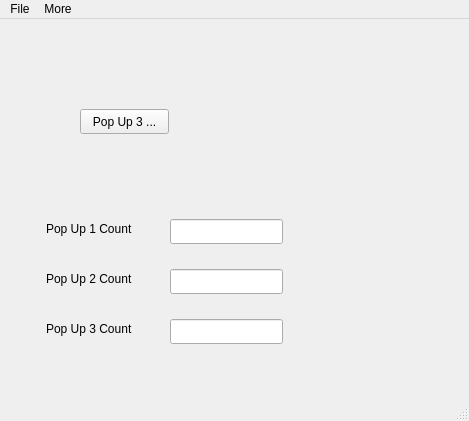
<?xml version="1.0" encoding="UTF-8"?>
<ui version="4.0">
 <class>pop_up_demo_Main_Window</class>
 <widget class="QMainWindow" name="pop_up_demo_Main_Window">
  <property name="geometry">
   <rect>
    <x>0</x>
    <y>0</y>
    <width>469</width>
    <height>421</height>
   </rect>
  </property>
  <property name="windowTitle">
   <string>pop_up_demo_Main_Window</string>
  </property>
  <widget class="QWidget" name="centralwidget">
   <widget class="QPushButton" name="pushButton">
    <property name="geometry">
     <rect>
      <x>80</x>
      <y>90</y>
      <width>89</width>
      <height>25</height>
     </rect>
    </property>
    <property name="text">
     <string>Pop Up 3 ...</string>
    </property>
   </widget>
   <widget class="QLineEdit" name="lineEdit">
    <property name="geometry">
     <rect>
      <x>170</x>
      <y>200</y>
      <width>113</width>
      <height>25</height>
     </rect>
    </property>
   </widget>
   <widget class="QLabel" name="label">
    <property name="geometry">
     <rect>
      <x>46</x>
      <y>200</y>
      <width>111</width>
      <height>20</height>
     </rect>
    </property>
    <property name="text">
     <string>Pop Up 1 Count</string>
    </property>
   </widget>
   <widget class="QLabel" name="label_2">
    <property name="geometry">
     <rect>
      <x>46</x>
      <y>250</y>
      <width>111</width>
      <height>20</height>
     </rect>
    </property>
    <property name="text">
     <string>Pop Up 2 Count</string>
    </property>
   </widget>
   <widget class="QLineEdit" name="lineEdit_2">
    <property name="geometry">
     <rect>
      <x>170</x>
      <y>250</y>
      <width>113</width>
      <height>25</height>
     </rect>
    </property>
   </widget>
   <widget class="QLabel" name="label_3">
    <property name="geometry">
     <rect>
      <x>46</x>
      <y>300</y>
      <width>111</width>
      <height>20</height>
     </rect>
    </property>
    <property name="text">
     <string>Pop Up 3 Count</string>
    </property>
   </widget>
   <widget class="QLineEdit" name="lineEdit_3">
    <property name="geometry">
     <rect>
      <x>170</x>
      <y>300</y>
      <width>113</width>
      <height>25</height>
     </rect>
    </property>
   </widget>
  </widget>
  <widget class="QMenuBar" name="menubar">
   <property name="geometry">
    <rect>
     <x>0</x>
     <y>0</y>
     <width>469</width>
     <height>22</height>
    </rect>
   </property>
   <widget class="QMenu" name="menuFile">
    <property name="title">
     <string>File</string>
    </property>
    <addaction name="actionPop_Up_1"/>
    <addaction name="actionExit"/>
   </widget>
   <widget class="QMenu" name="menuMore">
    <property name="title">
     <string>More</string>
    </property>
    <addaction name="actionPop_Up_2"/>
   </widget>
   <addaction name="menuFile"/>
   <addaction name="menuMore"/>
  </widget>
  <widget class="QStatusBar" name="statusbar"/>
  <action name="actionPop_Up_1">
   <property name="text">
    <string>Pop Up 1 ...</string>
   </property>
  </action>
  <action name="actionPop_Up_2">
   <property name="text">
    <string>Pop Up 2</string>
   </property>
  </action>
  <action name="actionExit">
   <property name="text">
    <string>Exit</string>
   </property>
  </action>
 </widget>
 <resources/>
 <connections/>
</ui>
